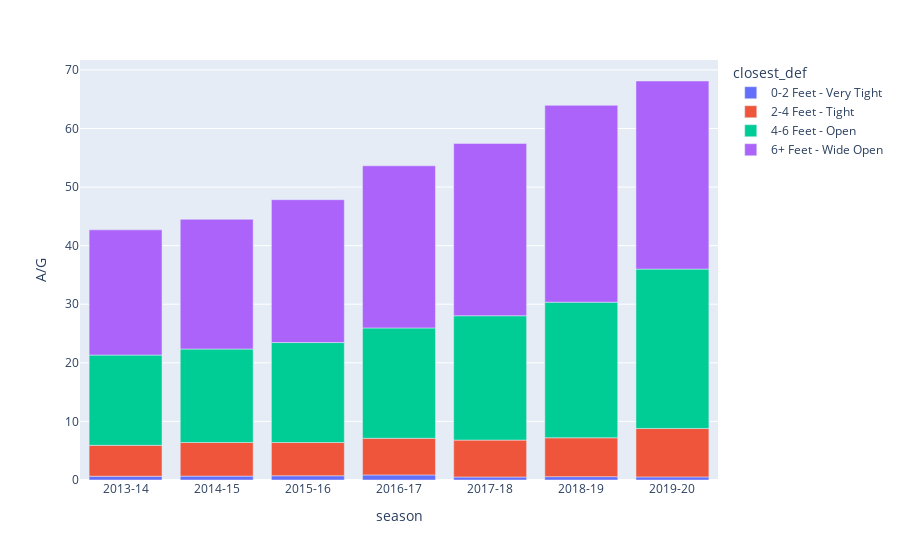

The notebook cell saved with this chart:
### Code cell
data = atts_def.loc[atts_def['shot_type'] == 'three']
fig = px.bar(data, x='season', y='A/G', color='closest_def')
fig.show()

### Figure 1 — Plotly figure (JSON) as saved in the notebook; plotly's stock layout.template omitted (floating-point values rounded to 4 significant figures)
{"data": [{"alignmentgroup": "True", "hovertemplate": "closest_def=0-2 Feet - Very Tight<br>season=%{x}<br>A/G=%{y}<extra></extra>", "legendgroup": "0-2 Feet - Very Tight", "marker": {"color": "#636efa"}, "name": "0-2 Feet - Very Tight", "offsetgroup": "0-2 Feet - Very Tight", "orientation": "v", "showlegend": true, "textposition": "auto", "type": "bar", "x": ["2013-14", "2014-15", "2015-16", "2016-17", "2017-18", "2018-19", "2019-20"], "xaxis": "x", "y": [0.6378, 0.6618, 0.7248, 0.863, 0.5115, 0.5685, 0.5299], "yaxis": "y"}, {"alignmentgroup": "True", "hovertemplate": "closest_def=2-4 Feet - Tight<br>season=%{x}<br>A/G=%{y}<extra></extra>", "legendgroup": "2-4 Feet - Tight", "marker": {"color": "#EF553B"}, "name": "2-4 Feet - Tight", "offsetgroup": "2-4 Feet - Tight", "orientation": "v", "showlegend": true, "textposition": "auto", "type": "bar", "x": ["2013-14", "2014-15", "2015-16", "2016-17", "2017-18", "2018-19", "2019-20"], "xaxis": "x", "y": [5.281, 5.742, 5.67, 6.258, 6.302, 6.637, 8.266], "yaxis": "y"}, {"alignmentgroup": "True", "hovertemplate": "closest_def=4-6 Feet - Open<br>season=%{x}<br>A/G=%{y}<extra></extra>", "legendgroup": "4-6 Feet - Open", "marker": {"color": "#00cc96"}, "name": "4-6 Feet - Open", "offsetgroup": "4-6 Feet - Open", "orientation": "v", "showlegend": true, "textposition": "auto", "type": "bar", "x": ["2013-14", "2014-15", "2015-16", "2016-17", "2017-18", "2018-19", "2019-20"], "xaxis": "x", "y": [15.4, 15.95, 17.07, 18.83, 21.22, 23.15, 27.2], "yaxis": "y"}, {"alignmentgroup": "True", "hovertemplate": "closest_def=6+ Feet - Wide Open<br>season=%{x}<br>A/G=%{y}<extra></extra>", "legendgroup": "6+ Feet - Wide Open", "marker": {"color": "#ab63fa"}, "name": "6+ Feet - Wide Open", "offsetgroup": "6+ Feet - Wide Open", "orientation": "v", "showlegend": true, "textposition": "auto", "type": "bar", "x": ["2013-14", "2014-15", "2015-16", "2016-17", "2017-18", "2018-19", "2019-20"], "xaxis": "x", "y": [21.38, 22.14, 24.38, 27.68, 29.42, 33.59, 32.11], "yaxis": "y"}], "layout": {"barmode": "relative", "legend": {"title": {"text": "closest_def"}, "tracegroupgap": 0}, "margin": {"t": 60}, "xaxis": {"anchor": "y", "domain": [0, 1], "title": {"text": "season"}}, "yaxis": {"anchor": "x", "domain": [0, 1], "title": {"text": "A/G"}}}}
